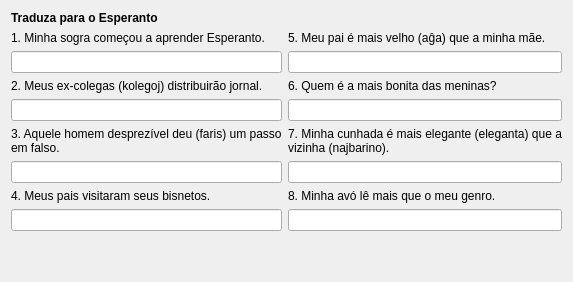
     <widget class="QWidget" name="Sendas1_Lec08">
      <attribute name="icon">
       <iconset resource="ikonoj.qrc">
        <normaloff>:/ikonoj/sendas_24.png</normaloff>:/ikonoj/sendas_24.png</iconset>
      </attribute>
      <attribute name="title">
       <string>13</string>
      </attribute>
      <layout class="QVBoxLayout" name="verticalLayout_240" stretch="0,2,1">
       <item>
        <widget class="titolo" name="Lec08_Label72">
         <property name="maximumSize">
          <size>
           <width>16777215</width>
           <height>30</height>
          </size>
         </property>
         <property name="font">
          <font>
           <weight>75</weight>
           <bold>true</bold>
          </font>
         </property>
         <property name="text">
          <string>Traduza para o Esperanto</string>
         </property>
         <property name="wordWrap">
          <bool>true</bool>
         </property>
        </widget>
       </item>
       <item>
        <layout class="QHBoxLayout" name="horizontalLayout_486">
         <item>
          <layout class="QVBoxLayout" name="verticalLayout_239">
           <property name="spacing">
            <number>6</number>
           </property>
           <item>
            <layout class="QVBoxLayout" name="verticalLayout_277">
             <item>
              <widget class="QLabel" name="Lec08_Label302">
               <property name="text">
                <string>1. Minha sogra começou a aprender Esperanto.</string>
               </property>
               <property name="alignment">
                <set>Qt::AlignBottom|Qt::AlignLeading|Qt::AlignLeft</set>
               </property>
               <property name="wordWrap">
                <bool>true</bool>
               </property>
               <property name="buddy">
                <cstring>lineEdit_69</cstring>
               </property>
              </widget>
             </item>
             <item>
              <widget class="cx_edit" name="lineEdit_69"/>
             </item>
            </layout>
           </item>
           <item>
            <layout class="QVBoxLayout" name="verticalLayout_283">
             <item>
              <widget class="QLabel" name="Lec08_Label303">
               <property name="text">
                <string>2. Meus ex-colegas (kolegoj) distribuirão jornal.</string>
               </property>
               <property name="alignment">
                <set>Qt::AlignBottom|Qt::AlignLeading|Qt::AlignLeft</set>
               </property>
               <property name="wordWrap">
                <bool>true</bool>
               </property>
               <property name="buddy">
                <cstring>lineEdit_70</cstring>
               </property>
              </widget>
             </item>
             <item>
              <widget class="cx_edit" name="lineEdit_70"/>
             </item>
            </layout>
           </item>
           <item>
            <layout class="QVBoxLayout" name="verticalLayout_284">
             <item>
              <widget class="QLabel" name="Lec08_Label304">
               <property name="text">
                <string>3. Aquele homem desprezível deu (faris) um passo 
em falso.</string>
               </property>
               <property name="alignment">
                <set>Qt::AlignBottom|Qt::AlignLeading|Qt::AlignLeft</set>
               </property>
               <property name="wordWrap">
                <bool>true</bool>
               </property>
               <property name="buddy">
                <cstring>lineEdit_71</cstring>
               </property>
              </widget>
             </item>
             <item>
              <widget class="cx_edit" name="lineEdit_71"/>
             </item>
            </layout>
           </item>
           <item>
            <layout class="QVBoxLayout" name="verticalLayout_285">
             <item>
              <widget class="QLabel" name="Lec08_Label305">
               <property name="text">
                <string>4. Meus pais visitaram seus bisnetos.</string>
               </property>
               <property name="alignment">
                <set>Qt::AlignBottom|Qt::AlignLeading|Qt::AlignLeft</set>
               </property>
               <property name="wordWrap">
                <bool>true</bool>
               </property>
               <property name="buddy">
                <cstring>lineEdit_72</cstring>
               </property>
              </widget>
             </item>
             <item>
              <widget class="cx_edit" name="lineEdit_72"/>
             </item>
            </layout>
           </item>
          </layout>
         </item>
         <item>
          <layout class="QVBoxLayout" name="verticalLayout_287">
           <property name="spacing">
            <number>6</number>
           </property>
           <item>
            <layout class="QVBoxLayout" name="verticalLayout_288">
             <item>
              <widget class="QLabel" name="Lec08_Label306">
               <property name="text">
                <string>5. Meu pai é mais velho (aĝa) que a minha mãe.</string>
               </property>
               <property name="alignment">
                <set>Qt::AlignBottom|Qt::AlignLeading|Qt::AlignLeft</set>
               </property>
               <property name="wordWrap">
                <bool>true</bool>
               </property>
               <property name="buddy">
                <cstring>lineEdit_86</cstring>
               </property>
              </widget>
             </item>
             <item>
              <widget class="cx_edit" name="lineEdit_86"/>
             </item>
            </layout>
           </item>
           <item>
            <layout class="QVBoxLayout" name="verticalLayout_289">
             <item>
              <widget class="QLabel" name="Lec08_Label308">
               <property name="text">
                <string>6. Quem é a mais bonita das meninas?</string>
               </property>
               <property name="alignment">
                <set>Qt::AlignBottom|Qt::AlignLeading|Qt::AlignLeft</set>
               </property>
               <property name="wordWrap">
                <bool>true</bool>
               </property>
               <property name="buddy">
                <cstring>lineEdit_87</cstring>
               </property>
              </widget>
             </item>
             <item>
              <widget class="cx_edit" name="lineEdit_87"/>
             </item>
            </layout>
           </item>
           <item>
            <layout class="QVBoxLayout" name="verticalLayout_290">
             <item>
              <widget class="QLabel" name="Lec08_Label309">
               <property name="text">
                <string>7. Minha cunhada é mais elegante (eleganta) que a 
vizinha (najbarino).</string>
               </property>
               <property name="alignment">
                <set>Qt::AlignBottom|Qt::AlignLeading|Qt::AlignLeft</set>
               </property>
               <property name="wordWrap">
                <bool>true</bool>
               </property>
               <property name="buddy">
                <cstring>lineEdit_88</cstring>
               </property>
              </widget>
             </item>
             <item>
              <widget class="cx_edit" name="lineEdit_88"/>
             </item>
            </layout>
           </item>
           <item>
            <layout class="QVBoxLayout" name="verticalLayout_291">
             <item>
              <widget class="QLabel" name="Lec08_Label310">
               <property name="text">
                <string>8. Minha avó lê mais que o meu genro.</string>
               </property>
               <property name="alignment">
                <set>Qt::AlignBottom|Qt::AlignLeading|Qt::AlignLeft</set>
               </property>
               <property name="wordWrap">
                <bool>true</bool>
               </property>
               <property name="buddy">
                <cstring>lineEdit_89</cstring>
               </property>
              </widget>
             </item>
             <item>
              <widget class="cx_edit" name="lineEdit_89"/>
             </item>
            </layout>
           </item>
          </layout>
         </item>
        </layout>
       </item>
       <item>
        <spacer name="verticalSpacer_32">
         <property name="orientation">
          <enum>Qt::Vertical</enum>
         </property>
         <property name="sizeHint" stdset="0">
          <size>
           <width>20</width>
           <height>40</height>
          </size>
         </property>
        </spacer>
       </item>
      </layout>
     </widget>
